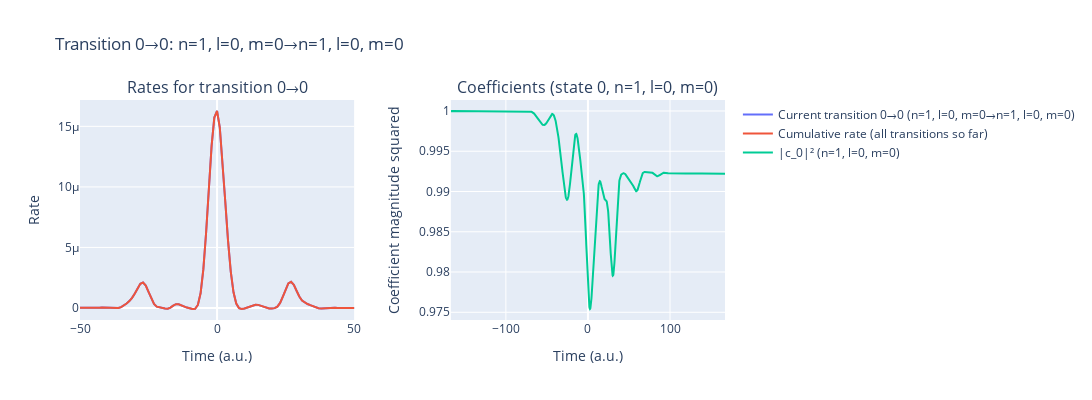

The notebook cell this image was saved under:
### Code cell
%autoreload 2
laser_pulses = LaserField(cache_results=True)
laser_pulses.add_pulse(params['lam0'], params['intensity'], params['cep'], params['lam0']/ AtomicUnits.nm / AtomicUnits.speed_of_light)
#laser_pulses.add_pulse(250, 8e9, -np.pi/2, 0.58/ AtomicUnits.fs, t0=-144.91)
t_min, t_max = laser_pulses.get_time_interval()
time_recon_2= np.arange(int(t_min), int(t_max)+1, 1.)
params['only_c0_is_1_rest_normal'] = True

rateExcited_2 = IonRate(time_recon_2, laser_pulses, params, dT=0.5/2, kernel_type='exact_SFA', excitedStates=True)
laser_pulses.reset()

### Figure 1 — Plotly figure (JSON) as saved in the notebook; plotly's stock layout.template omitted (floating-point values rounded to 4 significant figures; data arrays with more than 128 entries replaced by an {"elided": "..."} marker saying what was removed)
{"data": [{"mode": "lines", "name": "Current transition 0→0 (n=1, l=0, m=0→n=1, l=0, m=0)", "type": "scatter", "x": {"elided": "333 int values"}, "xaxis": "x", "y": {"elided": "333 float values"}, "yaxis": "y"}, {"mode": "lines", "name": "Cumulative rate (all transitions so far)", "type": "scatter", "x": {"elided": "333 int values"}, "xaxis": "x", "y": {"elided": "333 float values"}, "yaxis": "y"}, {"mode": "lines", "name": "|c_0|² (n=1, l=0, m=0)", "type": "scatter", "x": {"elided": "1337 float values"}, "xaxis": "x2", "y": {"elided": "1337 float values"}, "yaxis": "y2"}], "layout": {"annotations": [{"font": {"size": 16}, "showarrow": false, "text": "Rates for transition 0→0", "x": 0.2125, "xanchor": "center", "xref": "paper", "y": 1, "yanchor": "bottom", "yref": "paper"}, {"font": {"size": 16}, "showarrow": false, "text": "Coefficients (state 0, n=1, l=0, m=0)", "x": 0.7875, "xanchor": "center", "xref": "paper", "y": 1, "yanchor": "bottom", "yref": "paper"}], "height": 400, "title": {"text": "Transition 0→0: n=1, l=0, m=0→n=1, l=0, m=0"}, "width": 1200, "xaxis": {"anchor": "y", "domain": [0, 0.425], "range": [-50, 50], "title": {"text": "Time (a.u.)"}}, "xaxis2": {"anchor": "y2", "domain": [0.575, 1], "title": {"text": "Time (a.u.)"}}, "yaxis": {"anchor": "x", "domain": [0, 1], "title": {"text": "Rate"}}, "yaxis2": {"anchor": "x2", "domain": [0, 1], "title": {"text": "Coefficient magnitude squared"}}}}
